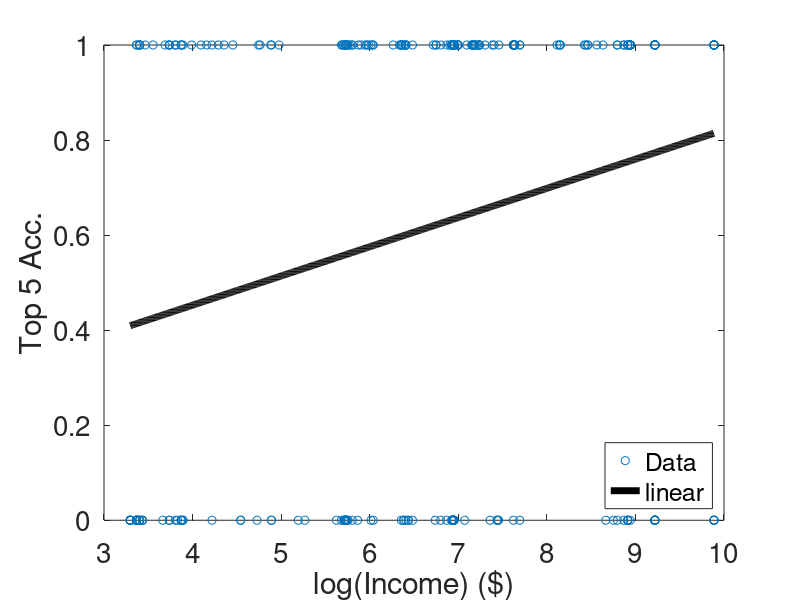

MATLAB code to generate this figure:
load('resnet101.mat')
price = log(double(price'));
acc5 = double(acc5');
conf = double(conf');
cent = -log(conf);

y = acc5;
x = price;
bin_cnt = 1;

[out, idx] = sort(x);
l = length(x) - rem(length(x), bin_cnt);
x = x(idx);
y = y(idx);
x = mean(reshape(x(1:l), [], bin_cnt), 2);
y = mean(reshape(y(1:l), [], bin_cnt), 2);
%%

X = [ones(length(x), 1), x];

plot(x, y, 'o', 'Displayname', 'Data')
hold on

[b, bint, r, rint, stats] = regress(y, X);
xfit = min(x):0.01:max(x);
yfit = b(1) + b(2)*xfit;
plot(xfit, yfit, '-k','Displayname', 'linear', 'linewidth', 5);

xlabel('log(Income) ($)');
ylabel('Top 5 Acc.');
hold off

lgd = legend('Location', 'southeast');
set(gca, 'FontSize', 20)
set(gcf, 'PaperUnits', 'inches');
set(gcf, 'PaperSize', [6.5 5]);

print('-f1', 'raw_scatter.png', '-dpng')
%print('-f1', 'raw_scatter.pdf', '-dpdf', '-fillpage');
